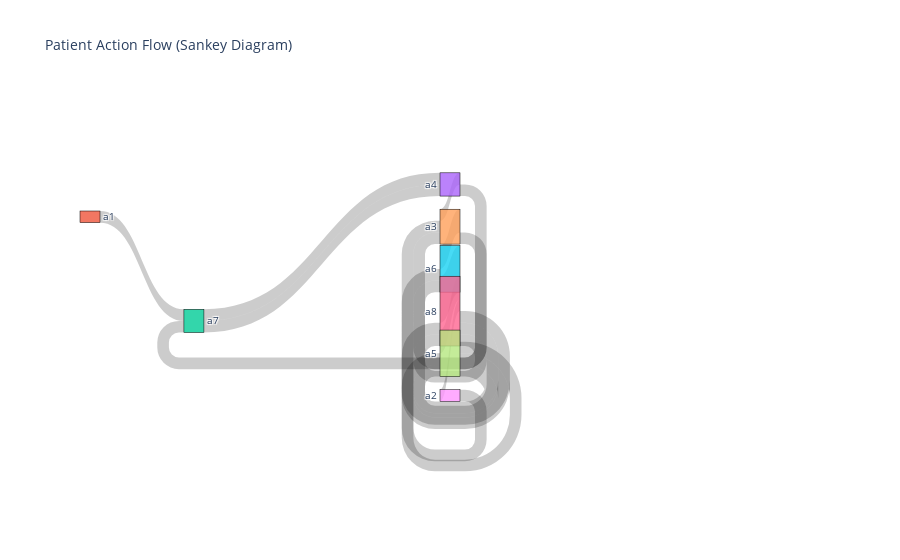

Write notebook code for a chart like this one.
### Markdown cell above
### Seeds set to zero and q-learning turned off

Total system cost: 191021

Average queue penalty: 12999798.758499999

Average clinical penalty: 5.03595042634033

Average wait time: 282.8

Average clinical variables: {'bp': 120.08947317851548, 'glucose': 89.75294481773349, 'bmi': 22.055768247153303, 'oxygen': 98.46490925347614, 
'mental_health': 80.02666899587717}

Best Q-learning action per pathway (state):

|  |  |  |
|--|--|--|
|  Pathway: d0 | Best q_threshold: 0 | Q-value: -145364.95 |
|  Pathway: d1 | Best q_threshold: 0 | Q-value: -145364.95 |
|  Pathway: d2 | Best q_threshold: 0 | Q-value: -145364.95 |
|  Pathway: d3 | Best q_threshold: 0 | Q-value: -145364.95 |
|  Pathway: d4 | Best q_threshold: 0 | Q-value: -145364.95 |
|  Pathway: d5 | Best q_threshold: 0 | Q-value: -145364.95 |
|  Pathway: d6 | Best q_threshold: 0 | Q-value: -145364.95 |
|  Pathway: d7 | Best q_threshold: 0 | Q-value: -145364.95 |
|  Pathway: d8 | Best q_threshold: 0 | Q-value: -145364.95 |
|  Pathway: d9 | Best q_threshold: 0 | Q-value: -145364.95 |

### Seeds set to zero and q-learning turned on

Total system cost: 163616

Average queue penalty: 12999828.591999998

Average clinical penalty: 6.328350329386902

Average wait time: 257.7

Average clinical variables: {'bp': 120.63535740866936, 'glucose': 89.6865658426855, 'bmi': 22.28940694735334, 'oxygen': 99.6516232944545, 'mental_health': 79.67500951039689}

Best Q-learning action per pathway (state):

|  |  |  |
|--|--|--|
|  Pathway: d0 | Best q_threshold: 2 | Q-value: -108730.24 |
|  Pathway: d1 | Best q_threshold: 0 | Q-value: -108587.29 |
|  Pathway: d2 | Best q_threshold: 1 | Q-value: -108283.71 |
|  Pathway: d3 | Best q_threshold: -1 | Q-value: -108779.38 |
|  Pathway: d4 | Best q_threshold: 2 | Q-value: -108106.44 |
|  Pathway: d5 | Best q_threshold: -1 | Q-value: -108291.01 |
|  Pathway: d6 | Best q_threshold: 2 | Q-value: -108506.32 |
|  Pathway: d7 | Best q_threshold: 1 | Q-value: -108304.15 |
|  Pathway: d8 | Best q_threshold: 3 | Q-value: -108700.88 |
|  Pathway: d9 | Best q_threshold: 3 | Q-value: -108648.17 |

### Code cell
# Display activity_log as a DataFrame (tabular form)
activity_df = pd.DataFrame(activity_log)
# filter to one example patient for clarity
example_patient_df = activity_df[activity_df['patient_id'] == 3]
example_patient_pathway_df = example_patient_df[example_patient_df['pathway_code'] == 'P4']
#example_patient_df = activity_df

display(example_patient_pathway_df.head(20))  

timesteps = sorted(example_patient_df['simulation_time'].unique())
all_pathways = sorted(example_patient_df['pathway_code'].unique())

# Build a DataFrame: index=timesteps, columns=pathways, value=1 if patient is on that pathway at that time
presence_matrix = pd.DataFrame(0, index=timesteps, columns=all_pathways)
for t in timesteps:
    active_pathways = example_patient_df[example_patient_df['simulation_time'] == t]['pathway_code'].unique()
    for pw in active_pathways:
        presence_matrix.loc[t, pw] = 1

plt.figure(figsize=(12, 4))
ax = sns.heatmap(presence_matrix.T, cmap="Greens", cbar=False, linewidths=0.5, linecolor='gray')

# Overlay red squares where the next action is 'a9' for patient 3
for idx, row in example_patient_df.iterrows():
    if row['next_aciton'] == 'a9':
        # simulation_time is x, pathway_code is y
        x = row['simulation_time'] - 1  # adjust for zero-based index in heatmap
        y = all_pathways.index(row['pathway_code'])
        ax.add_patch(plt.Rectangle((x, y), 1, 1, fill=True, color='red', alpha=0.5, lw=0))

plt.title(f"Pathway Presence Over Time for Patient 3 (Red = next action 'a9')")
plt.xlabel("Simulation Time")
plt.ylabel("Pathway")
plt.yticks(ticks=np.arange(len(all_pathways)) + 0.5, labels=all_pathways, rotation=0)
plt.show()

# Prepare data for Sankey diagram
filtered_df = example_patient_pathway_df.dropna(subset=['previous_action', 'action_name'])
sources = filtered_df['previous_action']
targets = filtered_df['action_name']
labels = list(pd.unique(pd.concat([sources, targets])))
#label_indices = {label: idx for idx, label in enumerate(labels)}
#source_indices = sources.map(label_indices)
#target_indices = targets.map(label_indices)
values = [1] * len(filtered_df)  # Each transition counts as 1

left_nodes = ['a0', 'a1']
right_nodes = ['a9']
middle_nodes = [l for l in labels if l not in left_nodes + right_nodes]
ordered_labels = left_nodes + middle_nodes + right_nodes

# Remap indices for sources and targets
label_indices_ordered = {label: idx for idx, label in enumerate(ordered_labels)}
source_indices_ordered = sources.map(label_indices_ordered)
target_indices_ordered = targets.map(label_indices_ordered)

# Set x positions: 0 for left, 1 for right, 0.5 for middle
x_positions = []
for label in ordered_labels:
    if label in left_nodes:
        x_positions.append(0.0)
    elif label in right_nodes:
        x_positions.append(1.0)
    else:
        x_positions.append(0.5)

# Optional: set y positions to spread nodes vertically
y_positions = [i / (len(ordered_labels) - 1) for i in range(len(ordered_labels))]

fig = go.Figure(data=[go.Sankey(
    node=dict(
        pad=15,
        thickness=20,
        line=dict(color="black", width=0.5),
        label=ordered_labels,
        x=x_positions,
        y=y_positions,
    ),
    link=dict(
        source=source_indices_ordered,
        target=target_indices_ordered,
        value=values,
    ))])

fig.update_layout(title_text="Patient Action Flow (Sankey Diagram)", font_size=10)
fig.show()

### Figure 1 — Plotly figure (JSON) as saved in the notebook; plotly's stock layout.template omitted (floating-point values rounded to 4 significant figures)
{"data": [{"link": {"source": [1, 2, 3, 2, 3, 4, 5, 6, 7, 4, 4, 5, 6, 8, 6, 6, 5, 6, 5, 6, 7, 7], "target": [2, 3, 2, 3, 4, 5, 6, 7, 4, 4, 5, 6, 8, 6, 6, 5, 6, 5, 6, 7, 7, 7], "value": [1, 1, 1, 1, 1, 1, 1, 1, 1, 1, 1, 1, 1, 1, 1, 1, 1, 1, 1, 1, 1, 1]}, "node": {"label": ["a0", "a1", "a7", "a4", "a3", "a6", "a8", "a5", "a2", "a9"], "line": {"color": "black", "width": 0.5}, "pad": 15, "thickness": 20, "x": [0, 0, 0.5, 0.5, 0.5, 0.5, 0.5, 0.5, 0.5, 1], "y": [0, 0.1111, 0.2222, 0.3333, 0.4444, 0.5556, 0.6667, 0.7778, 0.8889, 1]}, "type": "sankey"}], "layout": {"font": {"size": 10}, "title": {"text": "Patient Action Flow (Sankey Diagram)"}}}
